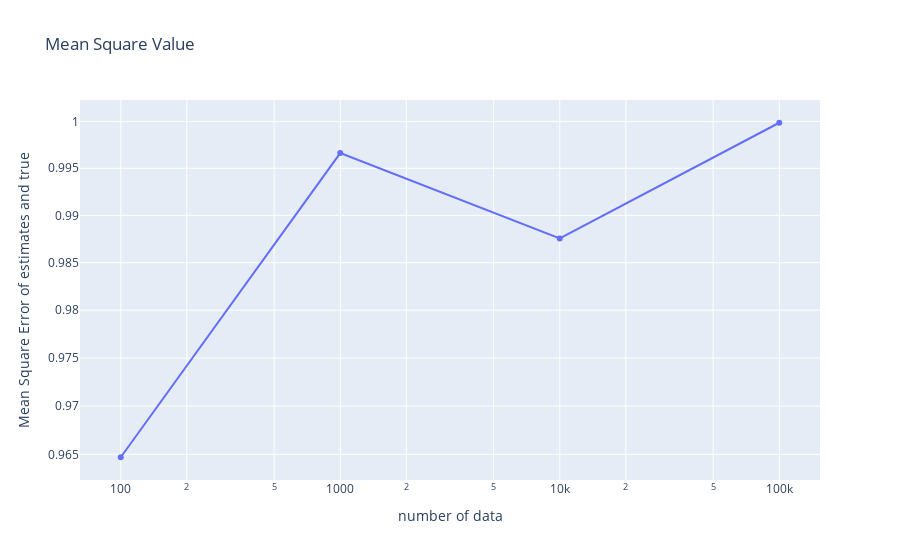
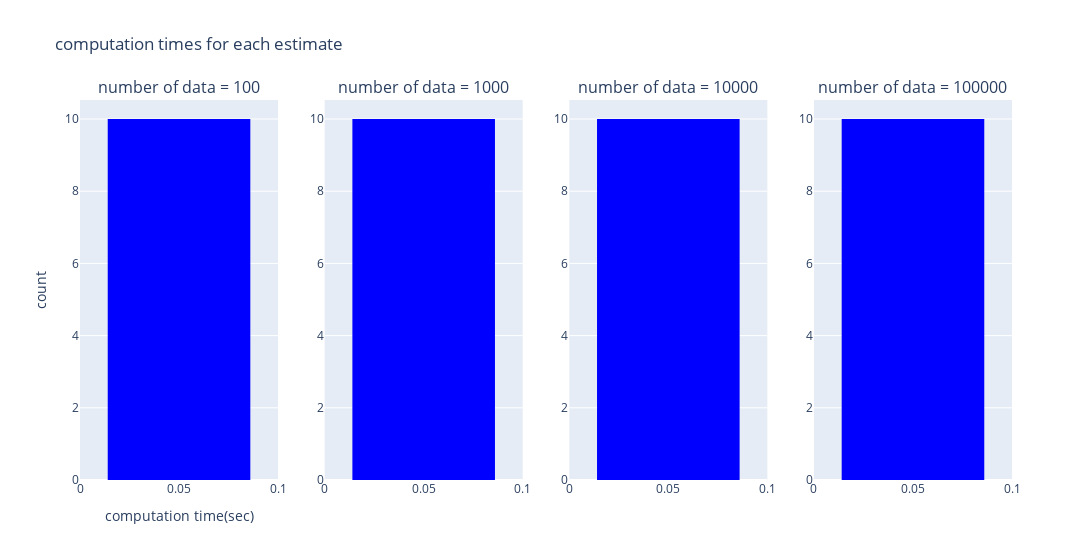

Notebook source saved alongside these figures, in order:
### Code cell
# show graphs
data_analyzer.show_mse(num_data, param_affine_est_linear)
data_analyzer.show_computation_times(num_data, time_affine_est_linear)

### Figure 1 — Plotly figure (JSON) as saved in the notebook; plotly's stock layout.template omitted (floating-point values rounded to 4 significant figures)
{"data": [{"mode": "lines+markers", "type": "scatter", "x": [100, 1000, 10000, 100000], "y": [0.9647, 0.9966, 0.9876, 0.9999]}], "layout": {"title": {"text": "Mean Square Value"}, "xaxis": {"title": {"text": "number of data"}, "type": "log"}, "yaxis": {"title": {"text": "Mean Square Error of estimates and true"}, "type": "log"}}}

### Figure 2 — Plotly figure (JSON) as saved in the notebook; plotly's stock layout.template omitted (floating-point values rounded to 4 significant figures)
{"data": [{"marker": {"color": "Blue"}, "type": "histogram", "x": [0, 0.0009978, 0, 0, 0, 0, 0, 0, 0, 0], "xaxis": "x", "xbins": {"end": 1, "size": 0.1, "start": 0}, "yaxis": "y"}, {"marker": {"color": "Blue"}, "type": "histogram", "x": [0, 0, 0, 0, 0, 0, 0, 0, 0, 0], "xaxis": "x2", "xbins": {"end": 1, "size": 0.1, "start": 0}, "yaxis": "y2"}, {"marker": {"color": "Blue"}, "type": "histogram", "x": [0, 0, 0, 0, 0, 0, 0, 0, 0, 0], "xaxis": "x3", "xbins": {"end": 1, "size": 0.1, "start": 0}, "yaxis": "y3"}, {"marker": {"color": "Blue"}, "type": "histogram", "x": [0, 0, 0, 0, 0, 0, 0, 0, 0, 0], "xaxis": "x4", "xbins": {"end": 1, "size": 0.1, "start": 0}, "yaxis": "y4"}], "layout": {"annotations": [{"font": {"size": 16}, "showarrow": false, "text": "number of data = 100", "x": 0.1062, "xanchor": "center", "xref": "paper", "y": 1, "yanchor": "bottom", "yref": "paper"}, {"font": {"size": 16}, "showarrow": false, "text": "number of data = 1000", "x": 0.3688, "xanchor": "center", "xref": "paper", "y": 1, "yanchor": "bottom", "yref": "paper"}, {"font": {"size": 16}, "showarrow": false, "text": "number of data = 10000", "x": 0.6313, "xanchor": "center", "xref": "paper", "y": 1, "yanchor": "bottom", "yref": "paper"}, {"font": {"size": 16}, "showarrow": false, "text": "number of data = 100000", "x": 0.8938, "xanchor": "center", "xref": "paper", "y": 1, "yanchor": "bottom", "yref": "paper"}], "bargap": 0.2, "bargroupgap": 0.1, "showlegend": false, "title": {"text": "computation times for each estimate"}, "width": 1200, "xaxis": {"anchor": "y", "domain": [0, 0.2125], "title": {"text": "computation time(sec)"}}, "xaxis2": {"anchor": "y2", "domain": [0.2625, 0.475]}, "xaxis3": {"anchor": "y3", "domain": [0.525, 0.7375]}, "xaxis4": {"anchor": "y4", "domain": [0.7875, 1]}, "yaxis": {"anchor": "x", "domain": [0, 1], "title": {"text": "count"}}, "yaxis2": {"anchor": "x2", "domain": [0, 1]}, "yaxis3": {"anchor": "x3", "domain": [0, 1]}, "yaxis4": {"anchor": "x4", "domain": [0, 1]}}}
